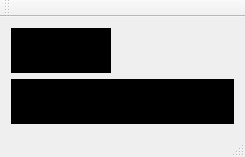
<?xml version="1.0" encoding="UTF-8"?>
<ui version="4.0">
 <class>MainWindow</class>
 <widget class="QMainWindow" name="MainWindow">
  <property name="geometry">
   <rect>
    <x>0</x>
    <y>0</y>
    <width>245</width>
    <height>157</height>
   </rect>
  </property>
  <property name="windowTitle">
   <string>MainWindow</string>
  </property>
  <widget class="QWidget" name="centralWidget">
   <layout class="QVBoxLayout" name="verticalLayout">
    <item>
     <layout class="QHBoxLayout" name="horizontalLayout">
      <item>
       <widget class="MyScrollText" name="widget_scrollText" native="true">
        <property name="minimumSize">
         <size>
          <width>100</width>
          <height>0</height>
         </size>
        </property>
        <property name="font">
         <font>
          <family>Microsoft YaHei UI</family>
          <pointsize>16</pointsize>
          <weight>75</weight>
          <bold>true</bold>
         </font>
        </property>
        <property name="styleSheet">
         <string notr="true">background-color: rgb(0, 0, 0);
color: rgb(255, 255, 255);</string>
        </property>
       </widget>
      </item>
      <item>
       <spacer name="horizontalSpacer">
        <property name="orientation">
         <enum>Qt::Horizontal</enum>
        </property>
        <property name="sizeHint" stdset="0">
         <size>
          <width>40</width>
          <height>20</height>
         </size>
        </property>
       </spacer>
      </item>
     </layout>
    </item>
    <item>
     <widget class="MyScrollText" name="widget_scrollText_2" native="true">
      <property name="font">
       <font>
        <family>Microsoft YaHei UI</family>
        <pointsize>16</pointsize>
        <weight>75</weight>
        <bold>true</bold>
       </font>
      </property>
      <property name="styleSheet">
       <string notr="true">background-color: rgb(0, 0, 0);
color: rgb(255, 255, 255);</string>
      </property>
     </widget>
    </item>
   </layout>
  </widget>
  <widget class="QMenuBar" name="menuBar">
   <property name="geometry">
    <rect>
     <x>0</x>
     <y>0</y>
     <width>245</width>
     <height>26</height>
    </rect>
   </property>
  </widget>
  <widget class="QToolBar" name="mainToolBar">
   <attribute name="toolBarArea">
    <enum>TopToolBarArea</enum>
   </attribute>
   <attribute name="toolBarBreak">
    <bool>false</bool>
   </attribute>
  </widget>
  <widget class="QStatusBar" name="statusBar"/>
 </widget>
 <layoutdefault spacing="6" margin="11"/>
 <customwidgets>
  <customwidget>
   <class>MyScrollText</class>
   <extends>QWidget</extends>
   <header>myscrolltext.h</header>
   <container>1</container>
  </customwidget>
 </customwidgets>
 <resources/>
 <connections/>
</ui>
